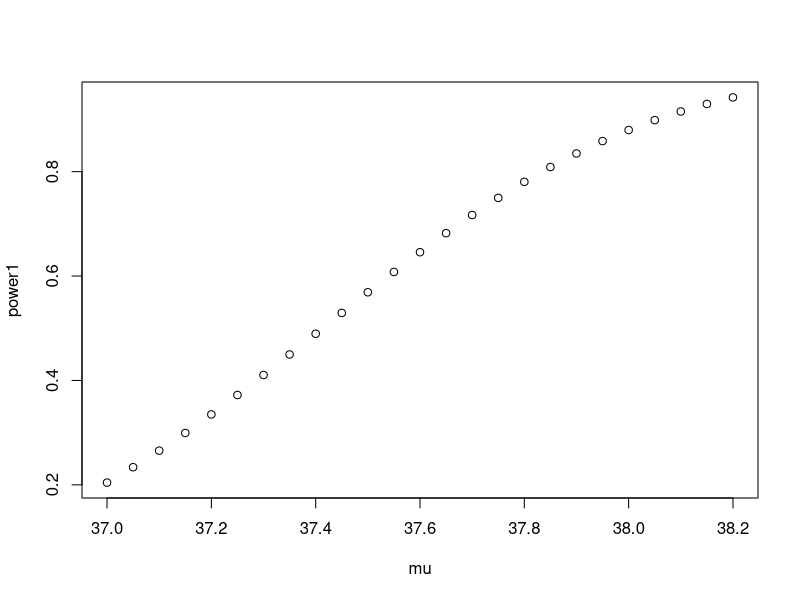
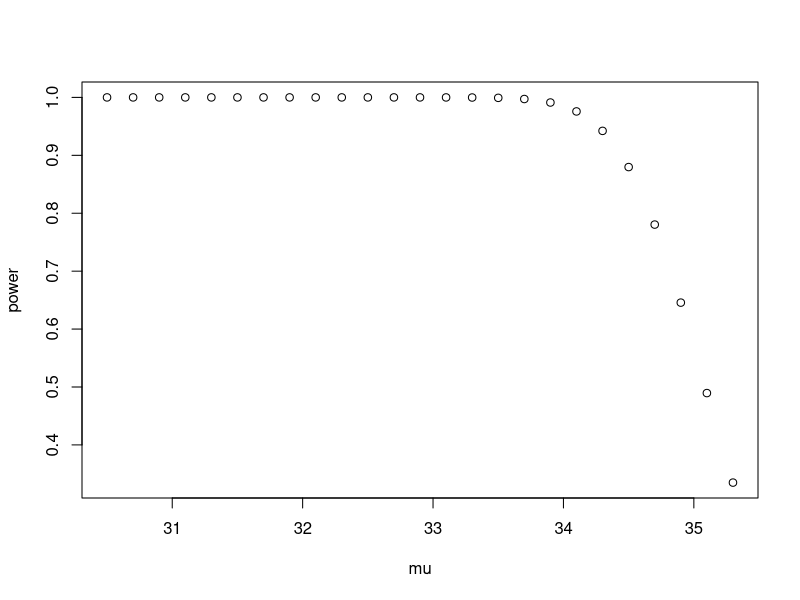
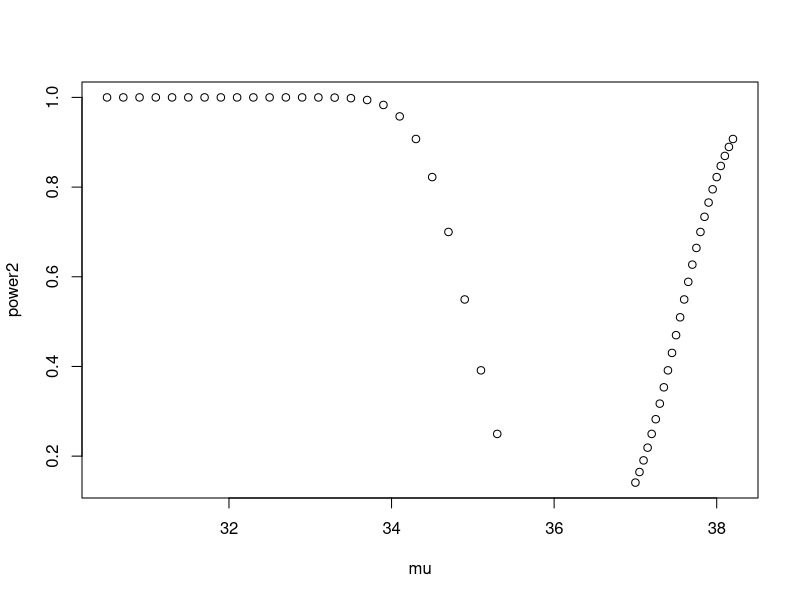

These charts were generated, in order, by the following R code:
#Programming in R for case 1
sigma=5
sigma
n=100
n
sd=sigma/sqrt(n)
sd
k1=qnorm(0.99,36.25,sd)
k1
mu=c(37.00,37.05,37.10,37.15,37.20,37.25,37.30,37.35,37.40,37.45,37.50,37.55,37.60,37.65,37.70,37.75,37.80,37.85,37.90,37.95,38.00,38.05,38.10,38.15,38.20)
mu
power=mat.or.vec(25,1)
power1=mat.or.vec(25,1)
for(i in 1:25){
  power[i]=pnorm(k1,mu[i],sd)
  power
  power1[i]=1-power[i]}
power1
plot(mu,power1)


#Programming in R for case 2
sigma=5
sigma
n=100
n
sd=sigma/sqrt(n)
sd
k2=qnorm(0.01,36.25,sd)
k2
mu=c(30.50,30.70,30.90,31.10,31.30,31.50,31.70,31.90,32.10,32.30,32.50,32.70,32.90,33.10,33.30,33.50,33.70,33.90,34.10,34.30,34.50,34.70,34.90,35.10,35.30)
mu
power=mat.or.vec(25,1)
power
for(i in 1:25){
  power[i]=pnorm(k2,mu[i],sd)}
power
plot(mu,power)





#Programming in R for case 3
sigma=5
sigma
n=100
n
sd=sigma/sqrt(n)
sd
k3=qnorm(0.005,36.25,sd)
k3
k4= qnorm(1-0.005,36.25,sd)
k4
mu=c(30.50,30.70,30.90,31.10,31.30,31.50,31.70,31.90,32.10,32.30,32.50,32.70,32.90,33.10,33.30,33.50,33.70,33.90,34.10,34.30,34.50,34.70,34.90,35.10,35.30,37.00,37.05,37.10,37.15,37.20,37.25,37.30,37.35,37.40,37.45,37.50,37.55,37.60,37.65,37.70,37.75,37.80,37.85,37.90,37.95,38.00,38.05,38.10,38.15,38.20)
mu
power2=mat.or.vec(50,1)
for(i in 1:50){
  power2[i]=pnorm(k3,mu[i],sd)+(1-pnorm( k4,mu[i],sd)) }
power2
plot(mu,power2)





